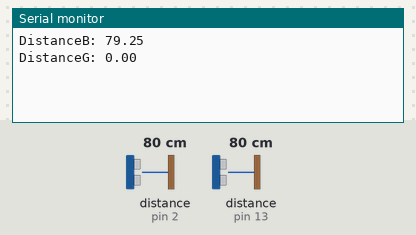
This sketch was run on a simulated Arduino Uno, built with avr-gcc and run on an emulated ATmega328P. Shown: the last lines printed to the serial monitor. Wiring (inferred from the names in the program): 2 × ultrasonic range finder: trigger pin 3, echo pin 2 / trigger pin 10, echo pin 13. The test bench sets the inputs (shaded band); at power-on: distance to the obstacle (sensors on pin 13, pin 2) 80 cm. The echo pulse lasts 58.3 µs per cm.

Above: at 2.3 s.
2.4 s: distance to the obstacle (sensor on pin 13) set to 2 cm
At 3.6 s:
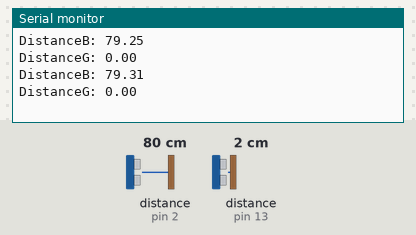
4.5 s: distance to the obstacle (sensor on pin 2) set to 2 cm
At 5.9 s:
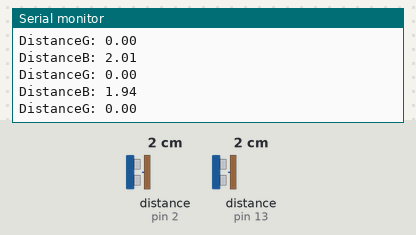
6.6 s: distance to the obstacle (sensor on pin 13) set to 4 cm
At 8.2 s:
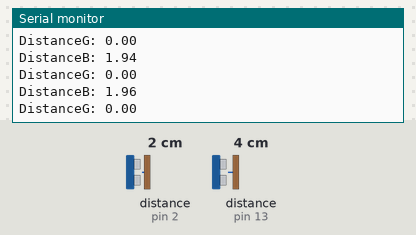
Timing chart, 0 to 9.7 s (numbered marks = the images above; inputs shaded):
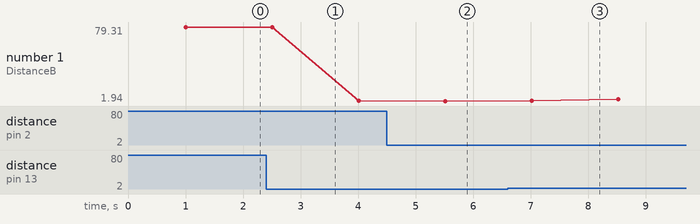

Measured:
- plotted number 1: 79.25 → 2.01 after the input at 2.4 s, 1.94 → 3.93 after the input at 6.6 s

The sketch:

sketch_apr7a.ino
```cpp
#define TRIG_PIN1 10
#define ECHO_PIN1 13
#define TRIG_PIN2 3
#define ECHO_PIN2 2

void setup() {
  Serial.begin(9600);
  pinMode(TRIG_PIN1, OUTPUT);
  pinMode(ECHO_PIN1, INPUT);
  pinMode(TRIG_PIN2, OUTPUT);
  pinMode(ECHO_PIN2, INPUT);
}

void loop() {
  // Send a short pulse to trigger
  digitalWrite(TRIG_PIN1, LOW);
  digitalWrite(TRIG_PIN2, LOW);
  delayMicroseconds(2);
  digitalWrite(TRIG_PIN1, HIGH);
  digitalWrite(TRIG_PIN2, HIGH);
  delayMicroseconds(10);
  digitalWrite(TRIG_PIN1, LOW);
  digitalWrite(TRIG_PIN2, LOW);

  // Read the echo time
  long duration1 = pulseIn(ECHO_PIN1, HIGH);
  long duration2 = pulseIn(ECHO_PIN2, HIGH);

  // Calculate distance in cm
  float distance1 = duration1 * 0.034 / 2;
  float distance2 = duration2 * 0.034 / 2;

  Serial.print("DistanceB: ");
  Serial.println(distance1);

  Serial.print("DistanceG: ");
  Serial.println(distance2);

  delay(500);
}
```
